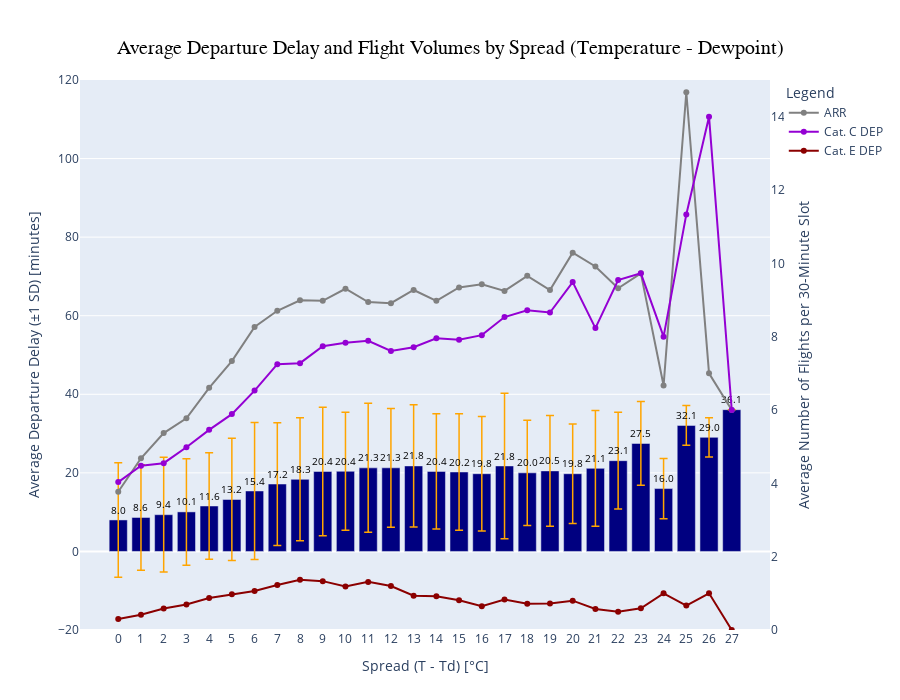

The cell this chart's notebook holds for it:
### Code cell
df = helper_df.copy()

# Enforce physical plausibility (dewpoint ≤ temperature)
df["spread_c"] = df["spread_c"].clip(lower=0)

# Create spread bins (every 1 °C)
bin_width = 1
df["spread_bin"] = (df["spread_c"] // bin_width * bin_width).astype(int)
df["spread_label"] = df["spread_bin"].astype(str)

# --- Mean and standard deviation of delay per spread bin ---
stats = (
    df.groupby(["spread_bin", "spread_label"])["avg_dep_delay_slot_minutes"]
      .agg(["mean", "std"])
      .reset_index()
      .sort_values("spread_bin")
)

sd_err = stats["std"].fillna(0)

# Define the x-axis order based on sorted spread bins
spread_order = stats["spread_label"].tolist()

# --- Average number of flights per spread bin (for right axis) ---
spread_agg = (
    df.groupby(["spread_bin", "spread_label"], as_index=False)
      .agg(
          avg_C=("scheduled_C", "mean"),
          avg_E=("scheduled_E", "mean"),
          avg_arr=("scheduled_arrivals", "mean")
      )
      .sort_values("spread_bin")
)

# --- Base bar chart (left axis) ---
fig = go.Figure()

fig.add_trace(
    go.Bar(
        x=stats["spread_label"],
        y=stats["mean"],
        marker_color="navy",
        showlegend=False, # Do not show the bar trace in the legend
        error_y=dict(
            type="data",
            symmetric=True, # ±1 SD up and down
            array=sd_err,
            visible=True,
            color="orange",
            thickness=1.5,
            width=4
        ),
        yaxis="y"
    )
)

# Text labels slightly above bars
text_y = stats["mean"] + 1  # Small vertical offset above the bars

fig.add_trace(
    go.Scatter(
        x=stats["spread_label"],
        y=text_y,
        mode="text",
        text=[f"{v:.1f}" if pd.notna(v) else "" for v in stats["mean"]],
        textposition="top center",
        textfont=dict(size=10, color="black"),
        showlegend=False,
        hoverinfo="skip",
        yaxis="y"
    )
)

# --- Grey line: average scheduled arrivals (right axis) ---
fig.add_trace(
    go.Scatter(
        x=spread_agg["spread_label"],
        y=spread_agg["avg_arr"],
        name="ARR",
        mode="lines+markers",
        line=dict(color="grey", width=2),
        marker=dict(size=6),
        yaxis="y2"
    )
)

# --- Dark violet line: average scheduled cat. C DEP (right axis) ---
fig.add_trace(
    go.Scatter(
        x=spread_agg["spread_label"],
        y=spread_agg["avg_C"],
        name="Cat. C DEP",
        mode="lines+markers",
        line=dict(color="darkviolet", width=2),
        marker=dict(size=6),
        yaxis="y2"
    )
)

# --- Dark red line: average scheduled cat. E DEP (right axis) ---
fig.add_trace(
    go.Scatter(
        x=spread_agg["spread_label"],
        y=spread_agg["avg_E"],
        name="Cat. E DEP",
        mode="lines+markers",
        line=dict(color="darkred", width=2),
        marker=dict(size=6),
        yaxis="y2"
    )
)

# --- Layout ---
fig.update_layout(
    uniformtext_minsize=10,
    uniformtext_mode='show',
    height=700,
    margin=dict(t=80, b=70),
    title=dict(
        text="Average Departure Delay and Flight Volumes by Spread (Temperature - Dewpoint)",
        x=0.5,
        xanchor="center",
        yanchor="top"
    ),
    title_font=dict(size=20, family='Arial', color='black'),
    yaxis=dict(
        title="Average Departure Delay (±1 SD) [minutes]",
        range=[-20, 120]
    ),
    yaxis2=dict(
        title="Average Number of Flights per 30-Minute Slot",
        overlaying="y",
        side="right",
        showgrid=False,
        range=[0, 15]
    ),
    legend=dict(
        title="Legend"
    )
)

# X-axis formatting
fig.update_xaxes(
    title_text="Spread (T - Td) [°C]",
    tickangle=0,
    categoryorder="array",
    categoryarray=spread_order
)

fig.show()

### Figure 1 — Plotly figure (JSON) as saved in the notebook; plotly's stock layout.template omitted (floating-point values rounded to 4 significant figures)
{"data": [{"error_y": {"array": [14.55, 13.42, 14.59, 13.55, 13.54, 15.56, 17.42, 15.62, 15.65, 16.36, 15.01, 16.42, 15.12, 15.56, 14.67, 14.83, 14.57, 18.52, 13.39, 14.1, 12.65, 14.73, 12.3, 10.67, 7.656, 5.047, 5.011, 0.0], "color": "orange", "symmetric": true, "thickness": 1.5, "type": "data", "visible": true, "width": 4}, "marker": {"color": "navy"}, "showlegend": false, "type": "bar", "x": ["0", "1", "2", "3", "4", "5", "6", "7", "8", "9", "10", "11", "12", "13", "14", "15", "16", "17", "18", "19", "20", "21", "22", "23", "24", "25", "26", "27"], "y": [8.012, 8.644, 9.351, 10.06, 11.57, 13.23, 15.39, 17.16, 18.35, 20.36, 20.4, 21.27, 21.28, 21.77, 20.37, 20.23, 19.78, 21.76, 20.01, 20.5, 19.78, 21.14, 23.1, 27.48, 16.0, 32.08, 29.04, 36.08], "yaxis": "y"}, {"hoverinfo": "skip", "mode": "text", "showlegend": false, "text": ["8.0", "8.6", "9.4", "10.1", "11.6", "13.2", "15.4", "17.2", "18.3", "20.4", "20.4", "21.3", "21.3", "21.8", "20.4", "20.2", "19.8", "21.8", "20.0", "20.5", "19.8", "21.1", "23.1", "27.5", "16.0", "32.1", "29.0", "36.1"], "textfont": {"color": "black", "size": 10}, "textposition": "top center", "type": "scatter", "x": ["0", "1", "2", "3", "4", "5", "6", "7", "8", "9", "10", "11", "12", "13", "14", "15", "16", "17", "18", "19", "20", "21", "22", "23", "24", "25", "26", "27"], "y": [9.012, 9.644, 10.35, 11.06, 12.57, 14.23, 16.39, 18.16, 19.35, 21.36, 21.4, 22.27, 22.28, 22.77, 21.37, 21.23, 20.78, 22.76, 21.01, 21.5, 20.78, 22.14, 24.1, 28.48, 17.0, 33.08, 30.04, 37.08], "yaxis": "y"}, {"line": {"color": "grey", "width": 2}, "marker": {"size": 6}, "mode": "lines+markers", "name": "ARR", "type": "scatter", "x": ["0", "1", "2", "3", "4", "5", "6", "7", "8", "9", "10", "11", "12", "13", "14", "15", "16", "17", "18", "19", "20", "21", "22", "23", "24", "25", "26", "27"], "y": [3.769, 4.682, 5.369, 5.772, 6.605, 7.336, 8.265, 8.706, 8.992, 8.978, 9.307, 8.944, 8.914, 9.273, 8.978, 9.344, 9.428, 9.247, 9.659, 9.273, 10.29, 9.915, 9.318, 9.727, 6.667, 14.67, 7.0, 6.0], "yaxis": "y2"}, {"line": {"color": "darkviolet", "width": 2}, "marker": {"size": 6}, "mode": "lines+markers", "name": "Cat. C DEP", "type": "scatter", "x": ["0", "1", "2", "3", "4", "5", "6", "7", "8", "9", "10", "11", "12", "13", "14", "15", "16", "17", "18", "19", "20", "21", "22", "23", "24", "25", "26", "27"], "y": [4.033, 4.478, 4.55, 4.985, 5.459, 5.888, 6.528, 7.25, 7.277, 7.737, 7.834, 7.889, 7.609, 7.711, 7.958, 7.914, 8.041, 8.536, 8.718, 8.657, 9.489, 8.234, 9.545, 9.727, 8.0, 11.33, 14.0, 6.0], "yaxis": "y2"}, {"line": {"color": "darkred", "width": 2}, "marker": {"size": 6}, "mode": "lines+markers", "name": "Cat. E DEP", "type": "scatter", "x": ["0", "1", "2", "3", "4", "5", "6", "7", "8", "9", "10", "11", "12", "13", "14", "15", "16", "17", "18", "19", "20", "21", "22", "23", "24", "25", "26", "27"], "y": [0.3019, 0.4167, 0.5848, 0.6963, 0.8699, 0.9779, 1.066, 1.226, 1.371, 1.332, 1.184, 1.312, 1.199, 0.9331, 0.9195, 0.8086, 0.6496, 0.8285, 0.7176, 0.7203, 0.8, 0.5745, 0.5, 0.5909, 1.0, 0.6667, 1.0, 0.0], "yaxis": "y2"}], "layout": {"height": 700, "legend": {"title": {"text": "Legend"}}, "margin": {"b": 70, "t": 80}, "title": {"font": {"color": "black", "family": "Arial", "size": 20}, "text": "Average Departure Delay and Flight Volumes by Spread (Temperature - Dewpoint)", "x": 0.5, "xanchor": "center", "yanchor": "top"}, "uniformtext": {"minsize": 10, "mode": "show"}, "xaxis": {"categoryarray": ["0", "1", "2", "3", "4", "5", "6", "7", "8", "9", "10", "11", "12", "13", "14", "15", "16", "17", "18", "19", "20", "21", "22", "23", "24", "25", "26", "27"], "categoryorder": "array", "tickangle": 0, "title": {"text": "Spread (T - Td) [°C]"}}, "yaxis": {"range": [-20, 120], "title": {"text": "Average Departure Delay (±1 SD) [minutes]"}}, "yaxis2": {"overlaying": "y", "range": [0, 15], "showgrid": false, "side": "right", "title": {"text": "Average Number of Flights per 30-Minute Slot"}}}}
